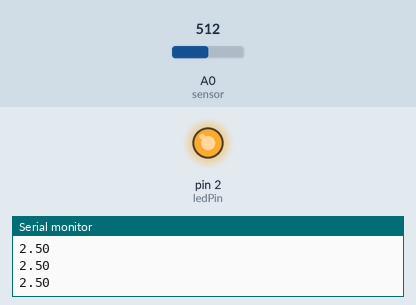
This sketch was run on a simulated Arduino Uno, built with avr-gcc and run on an emulated ATmega328P. Parts: output pins drawn as LEDs (lit = HIGH), the last lines printed to the serial monitor. The inputs (shaded band) are chosen by the test bench; at power-on: A0 (sensor) = 512.

Above: at 1.2 s.
1.3 s: A0 (sensor) set to 699
2.8 s: A0 (sensor) set to 733
At 3.7 s:
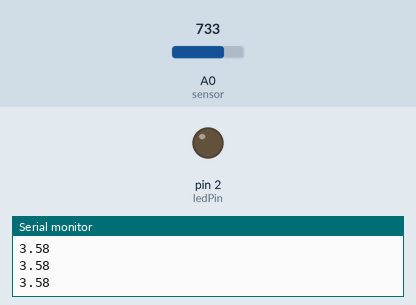
4.3 s: A0 (sensor) set to 716
At 4.7 s:
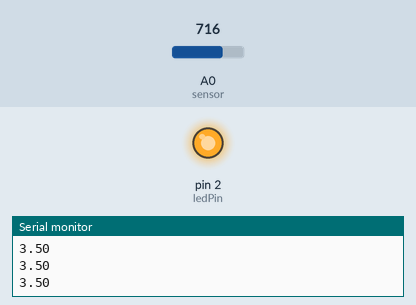
5.8 s: A0 (sensor) set to 900
At 7.2 s:
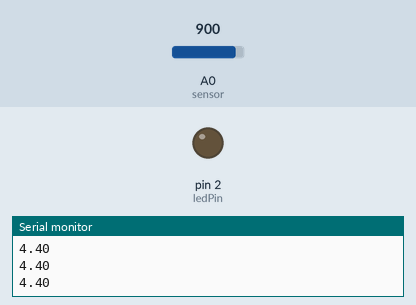
Timing chart, 0 to 8.3 s (numbered marks = the images above; inputs shaded):
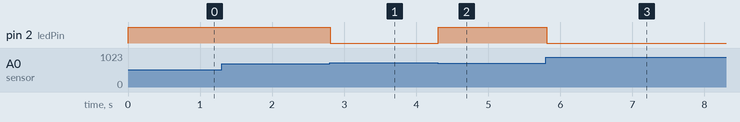

Measured:
- the behaviour switches between 716 and 717 on A0 (sensor) (found by bisection; images 0 and 1)
- after the input at 2.8 s, pin 2 (ledPin): HIGH → LOW at once
- after the input at 4.3 s, pin 2 (ledPin): LOW → HIGH at once
- after the input at 5.8 s, pin 2 (ledPin): HIGH → LOW at once

The sketch:

Laser___LDR_interruptor.ino
```cpp
const int ledPin =  2;    // se define el pin de salida(LED)
float sensorValue = 0;   // variable que almacena el valor del sensor infrarrojo

void setup() {

  Serial.begin(9600);
  pinMode(ledPin, OUTPUT);

}

void loop(){
      sensorValue = analogRead(A0); // se lee el valor del sensor
float voltaje = sensorValue * (5.0 / 1023.0);  // se escala a un rango de 0-5V

Serial.println(voltaje);

 // analiza si el laser se encuentra proyectado sobre el LDR
  if (voltaje > 3.5) {
   // Este valor(3.5) es referencial, dado que puede cambiar segun la distancia del laser al sensor LDR,
   // se recomienda usar varia el valor, segun los datos del serial monitor
    digitalWrite(ledPin, LOW);  // de serlo asi se mantiene apagado el LED
  }
  else {
    digitalWrite(ledPin, HIGH); // de lo contrario se prende el LED
  }
}
```
